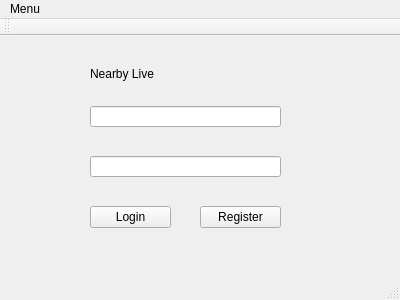
<?xml version="1.0" encoding="UTF-8"?>
<ui version="4.0">
 <class>MainWindow</class>
 <widget class="QMainWindow" name="MainWindow">
  <property name="geometry">
   <rect>
    <x>0</x>
    <y>0</y>
    <width>400</width>
    <height>300</height>
   </rect>
  </property>
  <property name="windowTitle">
   <string>MainWindow</string>
  </property>
  <widget class="QWidget" name="centralWidget">
   <widget class="QPushButton" name="pushButton">
    <property name="geometry">
     <rect>
      <x>90</x>
      <y>170</y>
      <width>81</width>
      <height>22</height>
     </rect>
    </property>
    <property name="text">
     <string>Login</string>
    </property>
   </widget>
   <widget class="QPushButton" name="pushButton_2">
    <property name="geometry">
     <rect>
      <x>200</x>
      <y>170</y>
      <width>81</width>
      <height>22</height>
     </rect>
    </property>
    <property name="text">
     <string>Register</string>
    </property>
   </widget>
   <widget class="QLineEdit" name="lineEdit">
    <property name="geometry">
     <rect>
      <x>90</x>
      <y>70</y>
      <width>191</width>
      <height>21</height>
     </rect>
    </property>
   </widget>
   <widget class="QLineEdit" name="lineEdit_2">
    <property name="geometry">
     <rect>
      <x>90</x>
      <y>120</y>
      <width>191</width>
      <height>21</height>
     </rect>
    </property>
   </widget>
   <widget class="QLabel" name="label">
    <property name="geometry">
     <rect>
      <x>90</x>
      <y>30</y>
      <width>111</width>
      <height>16</height>
     </rect>
    </property>
    <property name="text">
     <string>Nearby Live</string>
    </property>
   </widget>
  </widget>
  <widget class="QMenuBar" name="menuBar">
   <property name="geometry">
    <rect>
     <x>0</x>
     <y>0</y>
     <width>400</width>
     <height>19</height>
    </rect>
   </property>
   <widget class="QMenu" name="menuNearby_Live_Desktop">
    <property name="title">
     <string>Menu</string>
    </property>
   </widget>
   <addaction name="menuNearby_Live_Desktop"/>
  </widget>
  <widget class="QToolBar" name="mainToolBar">
   <attribute name="toolBarArea">
    <enum>TopToolBarArea</enum>
   </attribute>
   <attribute name="toolBarBreak">
    <bool>false</bool>
   </attribute>
  </widget>
  <widget class="QStatusBar" name="statusBar"/>
 </widget>
 <layoutdefault spacing="6" margin="11"/>
 <resources/>
 <connections/>
</ui>
